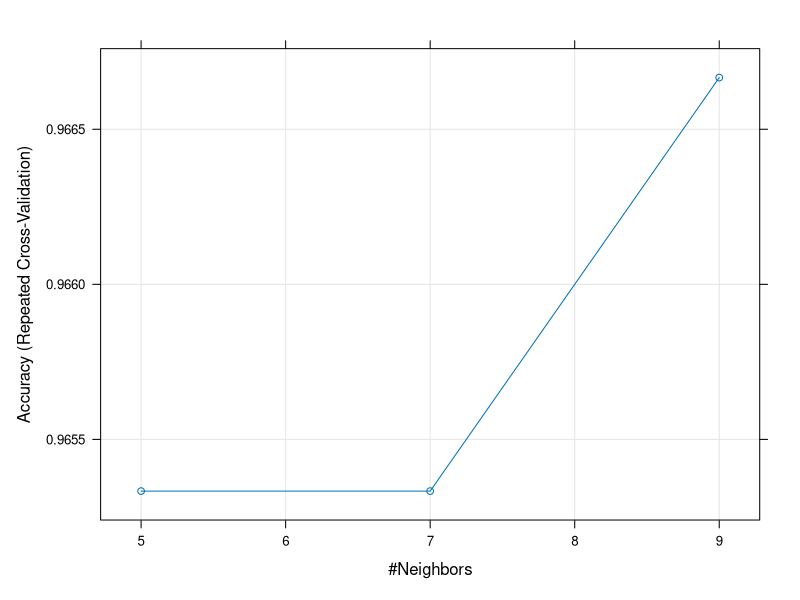

This figure's R source:
if (!require("class")) install.packages("class")
library(class)  #various classfication including knn

set.seed(2025)
train.index = sample(x=1:nrow(iris), 
                     size=ceiling(0.8*nrow(iris) )) #抽樣8/2
train_set = iris[train.index,]
test_set = iris[-train.index,]
###
#需要三個 object 當參數
###
iris.knn <- knn(
    train_set[,1:4], #variables of training set 
    test_set[,1:4],  #variables of testing set
    train_set[,5],   #factor of true class of training set
    k = 3, prob = T) # prob 是否回傳機率值
iris.knn
summary(iris.knn)
result = cbind(iris.knn,test_set[5])  #把預測的品種與真實的品種比較
result
table(result)
############
#換個參數 k=100
############
iris.knn <- knn(
    train_set[,1:4], 
    test_set[,1:4], 
    train_set[,5], 
    k = 100, prob = F)
iris.knn
summary(iris.knn)
result = cbind(iris.knn,test_set[5])
result
table(result)

##########
# k 應該多少呢？
##########
if (!require("caret")) install.packages("caret")
library("caret")
#The caret package contains functions to streamline 
#the model training process for complex regression and 
#classification problems

ctrl <- caret::trainControl(method="repeatedcv",repeats = 10) 
#repeated k-fold cross-validation 
knnFit <- caret::train(Species ~ . ,data = iris, method = "knn", 
                       trControl = ctrl) #using the ctrl above

#Output of kNN fit
knnFit
plot(knnFit)

